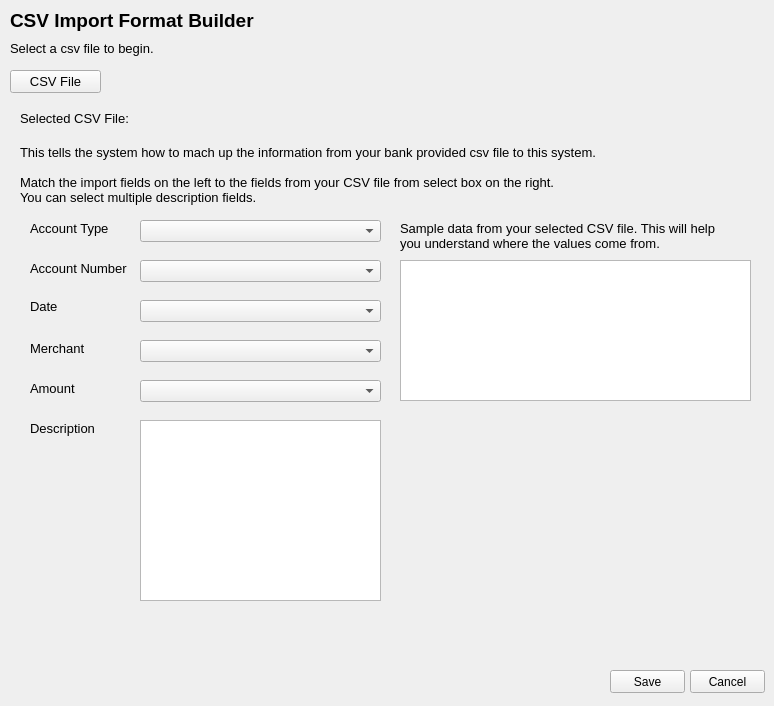
<?xml version="1.0" encoding="UTF-8"?>
<ui version="4.0">
 <class>Form</class>
 <widget class="QWidget" name="Form">
  <property name="geometry">
   <rect>
    <x>0</x>
    <y>0</y>
    <width>774</width>
    <height>706</height>
   </rect>
  </property>
  <property name="windowTitle">
   <string>FullAccount</string>
  </property>
  <widget class="QLabel" name="label">
   <property name="geometry">
    <rect>
     <x>10</x>
     <y>0</y>
     <width>261</width>
     <height>41</height>
    </rect>
   </property>
   <property name="font">
    <font>
     <family>Arial</family>
     <pointsize>14</pointsize>
     <weight>75</weight>
     <bold>true</bold>
    </font>
   </property>
   <property name="text">
    <string>CSV Import Format Builder</string>
   </property>
  </widget>
  <widget class="QPushButton" name="loadCSVFileBtn">
   <property name="geometry">
    <rect>
     <x>10</x>
     <y>70</y>
     <width>91</width>
     <height>23</height>
    </rect>
   </property>
   <property name="font">
    <font>
     <pointsize>10</pointsize>
    </font>
   </property>
   <property name="text">
    <string>CSV File</string>
   </property>
   <property name="icon">
    <iconset>
     <normaloff>C:/Users/pyros/.designer/backup/icons/csv.png</normaloff>C:/Users/pyros/.designer/backup/icons/csv.png</iconset>
   </property>
  </widget>
  <widget class="QWidget" name="fileImportWidget" native="true">
   <property name="geometry">
    <rect>
     <x>10</x>
     <y>100</y>
     <width>741</width>
     <height>511</height>
    </rect>
   </property>
   <widget class="QLabel" name="CSVFileName">
    <property name="geometry">
     <rect>
      <x>10</x>
      <y>10</y>
      <width>621</width>
      <height>16</height>
     </rect>
    </property>
    <property name="font">
     <font>
      <pointsize>10</pointsize>
     </font>
    </property>
    <property name="text">
     <string>Selected CSV File: </string>
    </property>
   </widget>
   <widget class="QLabel" name="label_2">
    <property name="geometry">
     <rect>
      <x>10</x>
      <y>40</y>
      <width>621</width>
      <height>71</height>
     </rect>
    </property>
    <property name="text">
     <string>&lt;!DOCTYPE HTML PUBLIC &quot;-//W3C//DTD HTML 4.0//EN&quot; &quot;http://www.w3.org/TR/REC-html40/strict.dtd&quot;&gt;
&lt;html&gt;&lt;head&gt;&lt;meta name=&quot;qrichtext&quot; content=&quot;1&quot; /&gt;&lt;style type=&quot;text/css&quot;&gt;
p, li { white-space: pre-wrap; }
&lt;/style&gt;&lt;/head&gt;&lt;body style=&quot; font-family:'MS Shell Dlg 2'; font-size:8pt; font-weight:400; font-style:normal;&quot;&gt;
&lt;p style=&quot; margin-top:0px; margin-bottom:0px; margin-left:0px; margin-right:0px; -qt-block-indent:0; text-indent:0px;&quot;&gt;&lt;span style=&quot; font-size:10pt;&quot;&gt;This tells the system how to mach up the information from your bank provided csv file to this system.&lt;/span&gt;&lt;/p&gt;
&lt;p style=&quot;-qt-paragraph-type:empty; margin-top:0px; margin-bottom:0px; margin-left:0px; margin-right:0px; -qt-block-indent:0; text-indent:0px; font-size:10pt;&quot;&gt;&lt;br /&gt;&lt;/p&gt;
&lt;p style=&quot; margin-top:0px; margin-bottom:0px; margin-left:0px; margin-right:0px; -qt-block-indent:0; text-indent:0px;&quot;&gt;&lt;span style=&quot; font-size:10pt;&quot;&gt;Match the import fields on the left to the fields from your CSV file from select box on the right. &lt;/span&gt;&lt;/p&gt;
&lt;p style=&quot; margin-top:0px; margin-bottom:0px; margin-left:0px; margin-right:0px; -qt-block-indent:0; text-indent:0px;&quot;&gt;&lt;span style=&quot; font-size:10pt;&quot;&gt;You can select multiple description fields.&lt;/span&gt;&lt;/p&gt;&lt;/body&gt;&lt;/html&gt;</string>
    </property>
    <property name="wordWrap">
     <bool>true</bool>
    </property>
   </widget>
   <widget class="QLabel" name="label_3">
    <property name="geometry">
     <rect>
      <x>20</x>
      <y>120</y>
      <width>101</width>
      <height>16</height>
     </rect>
    </property>
    <property name="font">
     <font>
      <pointsize>10</pointsize>
     </font>
    </property>
    <property name="text">
     <string>Account Type</string>
    </property>
   </widget>
   <widget class="QLabel" name="label_4">
    <property name="geometry">
     <rect>
      <x>20</x>
      <y>160</y>
      <width>101</width>
      <height>16</height>
     </rect>
    </property>
    <property name="font">
     <font>
      <pointsize>10</pointsize>
     </font>
    </property>
    <property name="text">
     <string>Account Number</string>
    </property>
   </widget>
   <widget class="QLabel" name="label_5">
    <property name="geometry">
     <rect>
      <x>20</x>
      <y>200</y>
      <width>47</width>
      <height>13</height>
     </rect>
    </property>
    <property name="font">
     <font>
      <pointsize>10</pointsize>
     </font>
    </property>
    <property name="text">
     <string>Date</string>
    </property>
   </widget>
   <widget class="QLabel" name="label_6">
    <property name="geometry">
     <rect>
      <x>20</x>
      <y>240</y>
      <width>71</width>
      <height>16</height>
     </rect>
    </property>
    <property name="font">
     <font>
      <pointsize>10</pointsize>
     </font>
    </property>
    <property name="text">
     <string>Merchant</string>
    </property>
   </widget>
   <widget class="QLabel" name="label_7">
    <property name="geometry">
     <rect>
      <x>20</x>
      <y>280</y>
      <width>71</width>
      <height>16</height>
     </rect>
    </property>
    <property name="font">
     <font>
      <pointsize>10</pointsize>
     </font>
    </property>
    <property name="text">
     <string>Amount</string>
    </property>
   </widget>
   <widget class="QLabel" name="label_8">
    <property name="geometry">
     <rect>
      <x>20</x>
      <y>320</y>
      <width>71</width>
      <height>16</height>
     </rect>
    </property>
    <property name="font">
     <font>
      <pointsize>10</pointsize>
     </font>
    </property>
    <property name="text">
     <string>Description</string>
    </property>
   </widget>
   <widget class="QComboBox" name="accounttype">
    <property name="geometry">
     <rect>
      <x>130</x>
      <y>120</y>
      <width>241</width>
      <height>22</height>
     </rect>
    </property>
   </widget>
   <widget class="QComboBox" name="accountnumber">
    <property name="geometry">
     <rect>
      <x>130</x>
      <y>160</y>
      <width>241</width>
      <height>22</height>
     </rect>
    </property>
   </widget>
   <widget class="QComboBox" name="date">
    <property name="geometry">
     <rect>
      <x>130</x>
      <y>200</y>
      <width>241</width>
      <height>22</height>
     </rect>
    </property>
   </widget>
   <widget class="QComboBox" name="merchant">
    <property name="geometry">
     <rect>
      <x>130</x>
      <y>240</y>
      <width>241</width>
      <height>22</height>
     </rect>
    </property>
   </widget>
   <widget class="QComboBox" name="amount">
    <property name="geometry">
     <rect>
      <x>130</x>
      <y>280</y>
      <width>241</width>
      <height>22</height>
     </rect>
    </property>
   </widget>
   <widget class="QListWidget" name="description">
    <property name="geometry">
     <rect>
      <x>130</x>
      <y>320</y>
      <width>241</width>
      <height>181</height>
     </rect>
    </property>
    <property name="selectionMode">
     <enum>QAbstractItemView::MultiSelection</enum>
    </property>
   </widget>
   <widget class="QTableWidget" name="tableWidget">
    <property name="geometry">
     <rect>
      <x>390</x>
      <y>160</y>
      <width>351</width>
      <height>141</height>
     </rect>
    </property>
   </widget>
   <widget class="QLabel" name="label_10">
    <property name="geometry">
     <rect>
      <x>390</x>
      <y>120</y>
      <width>331</width>
      <height>31</height>
     </rect>
    </property>
    <property name="font">
     <font>
      <pointsize>10</pointsize>
     </font>
    </property>
    <property name="text">
     <string>Sample data from your selected CSV file. This will help you understand where the values come from.</string>
    </property>
    <property name="wordWrap">
     <bool>true</bool>
    </property>
   </widget>
  </widget>
  <widget class="QLabel" name="label_9">
   <property name="geometry">
    <rect>
     <x>10</x>
     <y>40</y>
     <width>161</width>
     <height>16</height>
    </rect>
   </property>
   <property name="font">
    <font>
     <pointsize>10</pointsize>
    </font>
   </property>
   <property name="text">
    <string>Select a csv file to begin.</string>
   </property>
  </widget>
  <widget class="QPushButton" name="saveBtn">
   <property name="geometry">
    <rect>
     <x>610</x>
     <y>670</y>
     <width>75</width>
     <height>23</height>
    </rect>
   </property>
   <property name="text">
    <string>Save</string>
   </property>
  </widget>
  <widget class="QPushButton" name="cancelBtn">
   <property name="geometry">
    <rect>
     <x>690</x>
     <y>670</y>
     <width>75</width>
     <height>23</height>
    </rect>
   </property>
   <property name="text">
    <string>Cancel</string>
   </property>
  </widget>
 </widget>
 <resources/>
 <connections/>
</ui>
